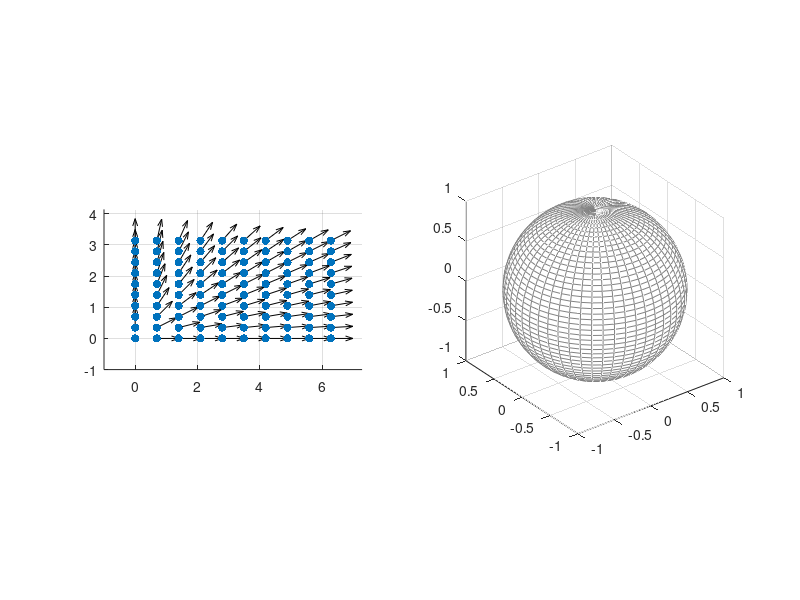

MATLAB code to generate this figure: (Note: this script raises an error after producing the figure.)
% sphere visualizations
close all; clc;
%% The sphere
% mesh the entire sphere
nmesh = 50; [XX,YY,ZZ] = sphere(nmesh);
% parametrization of manifold (immersion)
X = @(S) [cos(S(:,1)).*sin(S(:,2)),sin(S(:,1)).*sin(S(:,2)),cos(S(:,2))]; 
% Jacobian of sphere parametrization
J = @(u,v) [-sin(u).*sin(v), cos(u).*cos(v); cos(u).*sin(v), sin(u).*cos(v); 0, -sin(v)];
% exponential map
Exp = @(t,Vt,P) kron(P,cos(t)) + kron(Vt./sqrt(sum(Vt.^2,2)),sin(t));
% logarithmic map
Log = @(p,P) acos(P*p').*(P - P*p'.*repmat(p,size(P,1),1))./sqrt(sum((P - P*p'.*repmat(p,size(P,1),1)).^2,2));

%% Ambient map on the sphere
m = 3; XY = [reshape(XX,(nmesh+1)^2,1),reshape(YY,(nmesh+1)^2,1),reshape(ZZ,(nmesh+1)^2,1)]; rng(47);
% linear ambient function
% a = 2*rand(m,1)-1; a = a/norm(a); Func = @(XY) XY*a; Grad = @(XY) repmat(a',size(XY,1),1);
% quadratic ambient ridge of rank(H) = r <= floor(m/2)
% r = 1; H = zeros(m); H(floor(m/2):floor(m/2)+r-1,floor(m/2):floor(m/2)+r-1) = eye(r); Func = @(X) sum((X*H).*X,2); Grad = @(X) X*H;
% highly nonlinear ridge
a = 2*rand(m,1)-1; a = a/norm(a); Func = @(XY) sin(2*pi*XY*a) + cos(pi/2*XY*a); Grad = @(XY) kron(sum(pi*cos(pi*XY*a) - pi/2*sin(pi/2*XY*a),2),sum(a,2)');
% highly nonlinear approximate ridge
% w = 0.1; aa = 2*rand(m,1)-1; aa = aa/norm(aa); [A,~] = svd(aa); Func = @(XY) sum(sin(pi*XY*aa) + cos(pi/2*XY*aa),2) + w*sum((sin(pi*XY))*A(:,2:end),2); Grad = @(XY) kron(sum(pi*cos(pi*XY*aa) - pi/2*sin(pi/2*XY*aa),2),sum(aa,2)') + w*sum(pi*cos(pi*XY)*A(:,2:end),2)/(m-1); 
% highly nonlinear non-ridge
% aa = rand(m,1)-1; aa = aa/norm(aa); [A,~] = svd(aa); Func = @(XY) sum(sin(pi*XY*aa) + cos(pi/2*XY*aa),2) + sum((sin(pi*XY))*A(:,2:end),2); Grad = @(XY) kron(sum(pi*cos(pi*XY*aa) - pi/2*sin(pi/2*XY*aa),2),sum(aa,2)') + sum(pi*cos(pi*XY)*A(:,2:end),2)/(m-1);

%% Pushforward
% discretize manifold coordinates
N = 100; [u,v] = meshgrid(linspace(0,2*pi,sqrt(N)),linspace(0,pi,sqrt(N)));
S = reshape([u,v],N,2); P = X(S);
% domain tangent vectors:
% normalize points in domain
V = S./sqrt(sum(S.^2,2));
% or sample random directions
% V = 2*rand(N,2) - 1; V = V./sqrt(sum(V.^2,2));
% or a random constant direction
% V = 2*rand(1,2) -1; V = repmat(V/norm(V),N,1);
% or a constant coordinate direction
% V = repmat([0,1],N,1);

% compute tangent vectors to manifold (pushforward)
Vt = zeros(N,3); for ii=1:N, Vt(ii,:) = V(ii,:)*J(S(ii,1),S(ii,2))'; end
Vt = Vt./sqrt(sum(Vt.^2,2));

% Pushforward visualization
fig1 = figure; 
subplot(1,2,1), scatter(S(:,1),S(:,2),'filled','k'); hold on; axis equal; grid on; axis([-1,2*pi+1,-1,pi+1]);
subplot(1,2,1), quiver(S(:,1),S(:,2),V(:,1),V(:,2),1,'k');
subplot(1,2,2), mesh(XX,YY,ZZ,ones(size(ZZ))); hold on; axis equal; colormap gray; alpha(0.75);
subplot(1,2,2), scatter3(P(:,1),P(:,2),P(:,3),'filled','k');
subplot(1,2,2), quiver3(P(:,1),P(:,2),P(:,3),Vt(:,1),Vt(:,2),Vt(:,3),1,'k');
fig1.CurrentAxes.Visible = 'off';

%% Exponential map
N = 1; S = [1.4*pi, pi/2]; P = X(S); rng(2);
Vt = (2*rand(1,2) - 1)*J(S(1,1),S(1,2))'; Vt = Vt/norm(Vt);
% compute exponentials along tangent vector
speed = 1.75; k = 50; t = speed*linspace(0,1,k)'; geo = Exp(t,Vt,P);

% exponential map
fig2 = figure;
mesh(XX,YY,ZZ,ones(size(ZZ))); hold on; axis equal; colormap gray; alpha(1);
plot3(geo(:,1),geo(:,2),geo(:,3),'k','linewidth',2);
scatter3(P(1),P(2),P(3),80,'filled','g');
scatter3(geo(end,1),geo(end,2),geo(end,3),80,'filled','r');
quiver3(P(:,1),P(:,2),P(:,3),speed*Vt(:,1),speed*Vt(:,2),speed*Vt(:,3),1,'b','linewidth',2);
fig2.CurrentAxes.Visible = 'off';

%% Parallel translation approximation
N = 1; S = [1.4*pi, pi/2]; P0 = X(S); rng(2); k = 50; T = 1; t=T*linspace(0,1,k)';
Vt = (2*rand(1,2) - 1)*J(S(1,1),S(1,2))'; Vt = Vt/norm(Vt); P1 = Exp(T,Vt,P0); geo01 = Exp(t,Vt,P0);
Vp = (2*rand(1,2) - 1)*J(S(1,1),S(1,2))'; Vp = Vp/norm(Vp); v0 = Vp;

% central-differencing ladder
tau = 0.25; t=linspace(-1,1,50)';
P2    = Exp(tau,Vp,P0); P3 = Exp(-tau,Vp,P0); geo0 = Exp(tau*t,Vp,P0);
Vlog2 = Log(P1,P2); Vlog3 = Log(P1,P3);
diff = 1/(2*tau)*(Vlog2 - Vlog3);

% visualize ladder
fig3 = figure;
mesh(XX,YY,ZZ,ones(size(ZZ))); hold on; axis equal; colormap gray; alpha(1); fig3.CurrentAxes.Visible = 'off';
scatter3(P0(1),P0(2),P0(3),80,'filled','g');
scatter3(P1(1),P1(2),P1(3),80,'filled','r');
Pdiff = [P2;P3]; scatter3(Pdiff(:,1),Pdiff(:,2),Pdiff(:,3),80,'filled','b')
plot3(geo01(:,1),geo01(:,2),geo01(:,3),'k','linewidth',2);
plot3(geo0(:,1),geo0(:,2),geo0(:,3),'b','linewidth',2);
quiver3(P0(1),P0(2),P0(3),Vp(1),Vp(2),Vp(3),'g','linewidth',2);
quiver3([P1(1);P1(1)],[P1(2);P1(2)],[P1(3);P1(3)],[Vlog2(1);Vlog3(1)],[Vlog2(2);Vlog3(2)],[Vlog2(3);Vlog3(3)],'b','linewidth',2);
quiver3(P1(1),P1(2),P1(3),diff(1),diff(2),diff(3),'r','linewidth',2);

% visualize multiple rungs
fig4 = figure;
mesh(XX,YY,ZZ,ones(size(ZZ))); hold on; axis equal; colormap gray; alpha(1); fig4.CurrentAxes.Visible = 'off';
plot3(geo01(:,1),geo01(:,2),geo01(:,3),'k','linewidth',2);
nrung = 5; T = 1/nrung; P = Exp(linspace(0,1,nrung)',Vt,P0);
for i=1:nrung-1
    p0 = P(i,:); p1 = P(i+1,:);
    % central-differencing ladder
    tau = 0.1; t=linspace(-1,1,50)';
    P2    = Exp(tau,Vp,p0); P3 = Exp(-tau,Vp,p0); geo0 = Exp(tau*t,Vp,p0);
    Vlog2 = Log(p1,P2); Vlog3 = Log(p1,P3);
    diff = 1/(2*tau)*(Vlog2 - Vlog3);

    % visualize ladder
    scatter3(p0(1),p0(2),p0(3),80,'filled','g');
    scatter3(p1(1),p1(2),p1(3),80,'filled','r');
    Pdiff = [P2;P3]; scatter3(Pdiff(:,1),Pdiff(:,2),Pdiff(:,3),80,'filled','b')
    plot3(geo0(:,1),geo0(:,2),geo0(:,3),'b','linewidth',2);
    quiver3(p0(1),p0(2),p0(3),Vp(1),Vp(2),Vp(3),'g','linewidth',2);
    quiver3([p1(1);p1(1)],[p1(2);p1(2)],[p1(3);p1(3)],[Vlog2(1);Vlog3(1)],[Vlog2(2);Vlog3(2)],[Vlog2(3);Vlog3(3)],'b','linewidth',2);
    quiver3(p1(1),p1(2),p1(3),diff(1),diff(2),diff(3),'r','linewidth',2);

    % update vector transport
    Vp = diff;
end

% convergence of differencing ladder
err = ones(10,3); nrung=2.^linspace(0,15,15)';
for i=1:length(nrung)
    vp = diff_ladder(P0,P1,v0,Exp,Log,nrung(i));
    err(i,:) = vp;
end
err = err(1:end-1,:) - repmat(err(end,:),length(nrung)-1,1);
err = sqrt(err(:,1).^2 + err(:,2).^2 + err(:,3).^2);
figure; loglog(nrung(1:end-1),err,'ko-'); grid on;
xlabel 'number of rungs'; ylabel 'error';
% compute subspace distance convergence rate
M = [ones(length(nrung)-1,1) log10(nrung(1:end-1))]; cerr = M \ log10(err);
% coefficient of determination for convergence estimate
Rsq = 1 - sum((log10(err) - M*cerr).^2)/sum((log10(err) - mean(log10(err))).^2);
fprintf('Differencing ladder convergence rate 10^%f (R^2 = %f)\n',cerr(2),Rsq);

% Schild's ladder